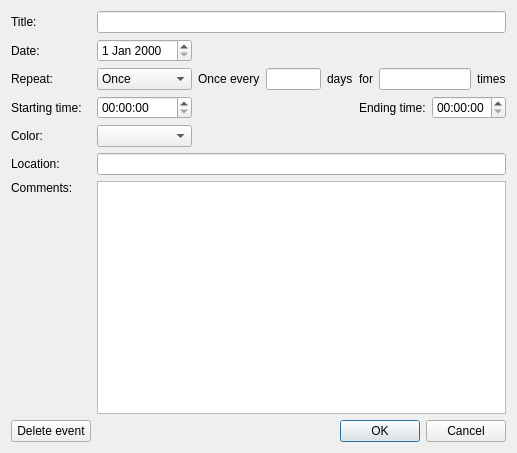
<?xml version="1.0" encoding="UTF-8"?>
<ui version="4.0">
 <class>EventDialog</class>
 <widget class="QDialog" name="EventDialog">
  <property name="windowModality">
   <enum>Qt::ApplicationModal</enum>
  </property>
  <property name="geometry">
   <rect>
    <x>0</x>
    <y>0</y>
    <width>517</width>
    <height>453</height>
   </rect>
  </property>
  <property name="windowTitle">
   <string>Event Details</string>
  </property>
  <layout class="QGridLayout" name="gridLayout">
   <item row="0" column="1" colspan="4">
    <widget class="QLineEdit" name="lineEdit_title"/>
   </item>
   <item row="2" column="0">
    <widget class="QLabel" name="label_3">
     <property name="text">
      <string>Repeat:</string>
     </property>
     <property name="buddy">
      <cstring>comboBox_repeat</cstring>
     </property>
    </widget>
   </item>
   <item row="5" column="1" colspan="4">
    <widget class="QLineEdit" name="lineEdit_location"/>
   </item>
   <item row="2" column="1">
    <widget class="QComboBox" name="comboBox_repeat">
     <item>
      <property name="text">
       <string>Once</string>
      </property>
     </item>
     <item>
      <property name="text">
       <string>Daily</string>
      </property>
     </item>
     <item>
      <property name="text">
       <string>Weekly</string>
      </property>
     </item>
     <item>
      <property name="text">
       <string>Monthly</string>
      </property>
     </item>
     <item>
      <property name="text">
       <string>Yearly</string>
      </property>
     </item>
     <item>
      <property name="text">
       <string>Custom</string>
      </property>
     </item>
    </widget>
   </item>
   <item row="3" column="1">
    <widget class="QTimeEdit" name="timeEdit_start"/>
   </item>
   <item row="4" column="0">
    <widget class="QLabel" name="label_10">
     <property name="text">
      <string>Color:</string>
     </property>
     <property name="buddy">
      <cstring>comboBox_color</cstring>
     </property>
    </widget>
   </item>
   <item row="6" column="0">
    <widget class="QLabel" name="label_12">
     <property name="text">
      <string>Comments:</string>
     </property>
     <property name="buddy">
      <cstring>textEdit_comments</cstring>
     </property>
    </widget>
   </item>
   <item row="7" column="0">
    <spacer name="verticalSpacer">
     <property name="orientation">
      <enum>Qt::Vertical</enum>
     </property>
     <property name="sizeHint" stdset="0">
      <size>
       <width>20</width>
       <height>194</height>
      </size>
     </property>
    </spacer>
   </item>
   <item row="8" column="0">
    <widget class="QPushButton" name="pushButton_delete">
     <property name="text">
      <string>Delete event</string>
     </property>
    </widget>
   </item>
   <item row="1" column="0">
    <widget class="QLabel" name="label_2">
     <property name="text">
      <string>Date:</string>
     </property>
     <property name="buddy">
      <cstring>dateEdit</cstring>
     </property>
    </widget>
   </item>
   <item row="2" column="2" colspan="2">
    <layout class="QHBoxLayout" name="horizontalLayout_repeatInterval">
     <item>
      <widget class="QLabel" name="label_repeatInterval_1">
       <property name="text">
        <string>Once every</string>
       </property>
       <property name="buddy">
        <cstring>lineEdit_repeatInterval</cstring>
       </property>
      </widget>
     </item>
     <item>
      <widget class="QLineEdit" name="lineEdit_repeatInterval"/>
     </item>
     <item>
      <widget class="QLabel" name="label_repeatInterval_2">
       <property name="text">
        <string>days</string>
       </property>
      </widget>
     </item>
    </layout>
   </item>
   <item row="5" column="0">
    <widget class="QLabel" name="label_11">
     <property name="text">
      <string>Location:</string>
     </property>
     <property name="buddy">
      <cstring>lineEdit_location</cstring>
     </property>
    </widget>
   </item>
   <item row="0" column="0">
    <widget class="QLabel" name="label">
     <property name="text">
      <string>Title:</string>
     </property>
     <property name="buddy">
      <cstring>lineEdit_title</cstring>
     </property>
    </widget>
   </item>
   <item row="1" column="1">
    <widget class="QDateEdit" name="dateEdit"/>
   </item>
   <item row="8" column="3" colspan="2">
    <widget class="QDialogButtonBox" name="buttonBox">
     <property name="orientation">
      <enum>Qt::Horizontal</enum>
     </property>
     <property name="standardButtons">
      <set>QDialogButtonBox::Cancel|QDialogButtonBox::Ok</set>
     </property>
    </widget>
   </item>
   <item row="4" column="1">
    <widget class="QComboBox" name="comboBox_color"/>
   </item>
   <item row="6" column="1" rowspan="2" colspan="4">
    <widget class="QTextEdit" name="textEdit_comments"/>
   </item>
   <item row="2" column="4">
    <layout class="QHBoxLayout" name="horizontalLayout_repeatCount">
     <item>
      <widget class="QLabel" name="label_repeatCount_1">
       <property name="text">
        <string>for</string>
       </property>
       <property name="buddy">
        <cstring>lineEdit_repeatCount</cstring>
       </property>
      </widget>
     </item>
     <item>
      <widget class="QLineEdit" name="lineEdit_repeatCount"/>
     </item>
     <item>
      <widget class="QLabel" name="label_repeatCount_2">
       <property name="text">
        <string>times</string>
       </property>
       <property name="buddy">
        <cstring>lineEdit_repeatCount</cstring>
       </property>
      </widget>
     </item>
    </layout>
   </item>
   <item row="3" column="0">
    <widget class="QLabel" name="label_8">
     <property name="text">
      <string>Starting time:</string>
     </property>
     <property name="buddy">
      <cstring>timeEdit_start</cstring>
     </property>
    </widget>
   </item>
   <item row="3" column="4">
    <layout class="QHBoxLayout" name="horizontalLayout_2">
     <item>
      <widget class="QLabel" name="label_9">
       <property name="text">
        <string>Ending time:</string>
       </property>
       <property name="buddy">
        <cstring>timeEdit_end</cstring>
       </property>
      </widget>
     </item>
     <item>
      <widget class="QTimeEdit" name="timeEdit_end"/>
     </item>
    </layout>
   </item>
  </layout>
  <zorder>buttonBox</zorder>
  <zorder>label</zorder>
  <zorder>label_2</zorder>
  <zorder>dateEdit</zorder>
  <zorder>label_3</zorder>
  <zorder>lineEdit_title</zorder>
  <zorder>comboBox_repeat</zorder>
  <zorder>label_8</zorder>
  <zorder>timeEdit_start</zorder>
  <zorder>label_10</zorder>
  <zorder>comboBox_color</zorder>
  <zorder>label_11</zorder>
  <zorder>lineEdit_location</zorder>
  <zorder>label_12</zorder>
  <zorder>textEdit_comments</zorder>
  <zorder>verticalSpacer</zorder>
  <zorder>pushButton_delete</zorder>
  <zorder></zorder>
 </widget>
 <resources/>
 <connections>
  <connection>
   <sender>buttonBox</sender>
   <signal>accepted()</signal>
   <receiver>EventDialog</receiver>
   <slot>accept()</slot>
   <hints>
    <hint type="sourcelabel">
     <x>248</x>
     <y>254</y>
    </hint>
    <hint type="destinationlabel">
     <x>157</x>
     <y>274</y>
    </hint>
   </hints>
  </connection>
  <connection>
   <sender>buttonBox</sender>
   <signal>rejected()</signal>
   <receiver>EventDialog</receiver>
   <slot>reject()</slot>
   <hints>
    <hint type="sourcelabel">
     <x>316</x>
     <y>260</y>
    </hint>
    <hint type="destinationlabel">
     <x>286</x>
     <y>274</y>
    </hint>
   </hints>
  </connection>
 </connections>
</ui>
